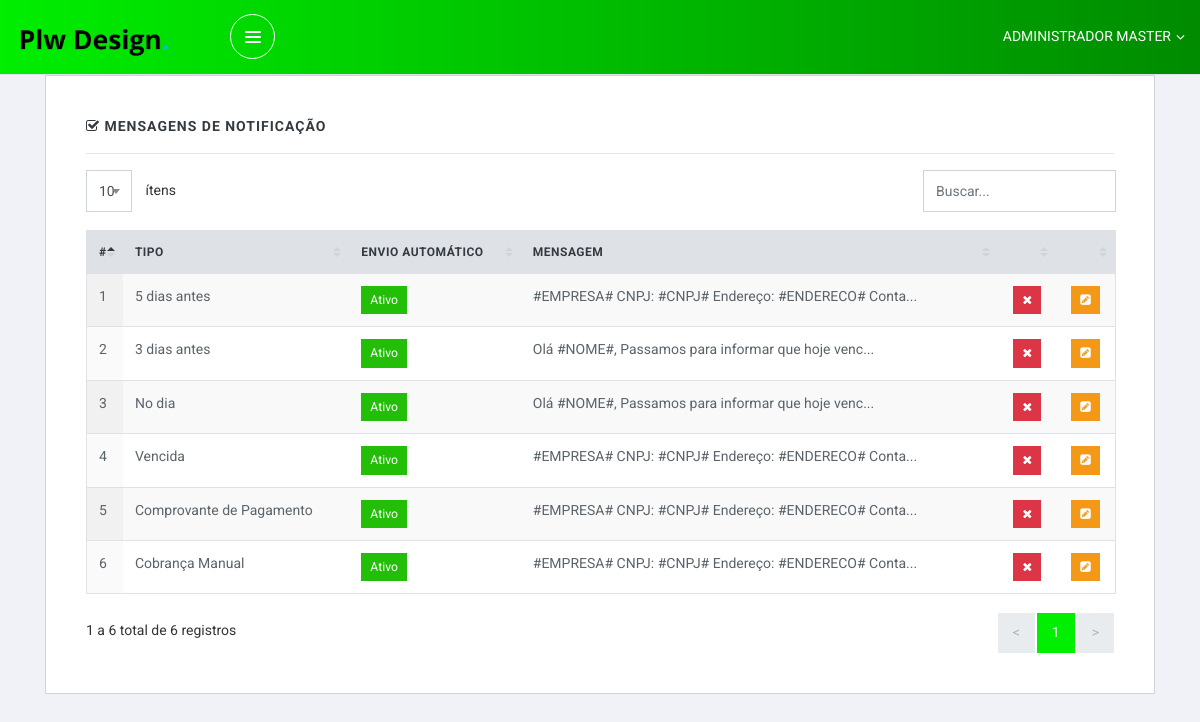
Page /master/mensagens.php (signed in) on the committed database.
### tables this page shows
CREATE TABLE `carteira` (
  `Id` int(11) NOT NULL,
  `idm` varchar(9) DEFAULT NULL,
  `valor` varchar(250) DEFAULT NULL,
  `entrada` timestamp NULL DEFAULT current_timestamp(),
  `vjurus` varchar(255) DEFAULT NULL,
  `login` varchar(15) DEFAULT NULL,
  `senha` varchar(60) DEFAULT NULL,
  `tipo` varchar(2) DEFAULT '1',
  `status` varchar(2) DEFAULT '1',
  `nome` varchar(120) DEFAULT NULL,
  `celular` varchar(255) DEFAULT NULL,
  `nascimento` varchar(15) DEFAULT NULL,
  `cpf` varchar(25) DEFAULT NULL,
  `email` varchar(120) DEFAULT NULL,
  `cep` varchar(25) DEFAULT NULL,
  `endereco` varchar(120) DEFAULT NULL,
  `numero` varchar(9) DEFAULT NULL,
  `bairro` varchar(60) DEFAULT NULL,
  `complemento` varchar(60) DEFAULT NULL,
  `cidade` varchar(30) DEFAULT NULL,
  `uf` varchar(5) DEFAULT NULL,
  `tokenmp` varchar(255) DEFAULT NULL,
  `tokenasaas` varchar(255) DEFAULT NULL,
  `nomecom` varchar(160) NOT NULL,
  `cnpj` varchar(30) NOT NULL,
  `enderecom` varchar(160) NOT NULL,
  `contato` varchar(15) NOT NULL,
  `msg` varchar(2) DEFAULT '1',
  `msgqr` varchar(2) DEFAULT '1',
  `msgpix` varchar(2) DEFAULT '1',
  `tokenapi` varchar(60) DEFAULT NULL,
  `pagamentos` varchar(2) DEFAULT '1',
  `assinatura` varchar(10) DEFAULT NULL
);

CREATE TABLE `mensagens` (
  `id` int(11) NOT NULL,
  `idu` varchar(5) DEFAULT NULL,
  `msg` text DEFAULT NULL,
  `tipo` varchar(2) DEFAULT NULL,
  `status` varchar(2) DEFAULT '1',
  `hora` varchar(5) DEFAULT '16:00'
);

### master/mensagens.php (the view, shortened to what this page needs)
<?php
require_once "topo.php";
?>
<div class="slim-mainpanel">
      <div class="container">
	  <div class="section-wrapper">
          <label class="section-title"><i class="fa fa-check-square-o" aria-hidden="true"></i> Mensagens de Notificação </label>
		  <hr>
          <div class="table-wrapper">
            <table id="datatable1" class="table display responsive nowrap" width="100%">
              <thead>
                <tr>
				  <th>#</th>
                  <th>Tipo</th>
                  <th>Envio Automático</th>
				  <th>Mensagem</th>
                  <th></th>
                  <th></th>
                </tr>
              </thead>
              <tbody>
			  <?php
			  $clientes	= $connect->query("SELECT * FROM mensagens WHERE idu = '".$cod_id."' ORDER BY tipo ASC");
			  while ($dadosclientes = $clientes->fetch(PDO::FETCH_OBJ)) {
			  if($dadosclientes->tipo == '1' ) { $tipomsg = "5 dias antes"; }
			  if($dadosclientes->tipo == '2' ) { $tipomsg = "3 dias antes"; }
			  if($dadosclientes->tipo == '3' ) { $tipomsg = "No dia"; }
			  if($dadosclientes->tipo == '4' ) { $tipomsg = "Vencida"; }
			  if($dadosclientes->tipo == '5' ) { $tipomsg = "Comprovante de Pagamento"; }
              if($dadosclientes->tipo == '6' ) { $tipomsg = "Cobrança Manual"; }
			  ?>
                <tr>
				  <td><?php print $dadosclientes->id;?></td>
                  <td><?php print $tipomsg;?></td>
                  <?php if($dadosclientes->status == '1' ) { ?>
                  <td><button class="btn btn-success btn-sm">Ativo</button></td>
                  <?php } else { ?>
                  <td><button class="btn btn-danger btn-sm">Desativado</button></td>
                  <?php } ?>
				  <td><?php print substr($dadosclientes->msg, 0, 50);?>...</td>
				  <?php if($dadosclientes->status == '1' ) { ?>
				  <td align="center">
				  <form action="classes/mensagens_exe.php" method="post">
	              <button type="submit" class="btn btn-danger btn-sm" data-toggle="tooltip" data-placement="top" title="Desativar Mensagem"><i class="icon fa fa-times"></i></button>
	              </form>
				  </td>
				  <?php } ?>
				  <td align="center">
				  <form action="edit_mensagens" method="post">
	              <button type="submit" class="btn btn-warning btn-sm" data-toggle="tooltip" data-placement="top" title="Editar Mensagem"><i class="icon fa fa-pencil-square"></i></button>
	              </form>
				  </td>
                </tr>
               <?php } ?>
              </tbody>
            </table>
          </div>
        </div>
      </div>
    </div>
  </body>
</html>

### master/topo.php (shortened to what this page needs)
<?php
$cod_id = $_SESSION['cod_id'];
require_once __DIR__ . '/../db/Conexao.php';
$pegadadosgerais = $connect->query("SELECT * FROM carteira WHERE Id = '$cod_id'");
$dadosgerais = $pegadadosgerais->fetch(PDO::FETCH_OBJ);
?>
<!DOCTYPE html>
<html lang="pt-br">
<head>
  <link href="../lib/font-awesome/css/font-awesome.css" rel="stylesheet">
  <link href="../lib/Ionicons/css/ionicons.css" rel="stylesheet">
  <link href="../lib/datatables/css/jquery.dataTables.css" rel="stylesheet">
  <link href="../lib/select2/css/select2.min.css" rel="stylesheet">
  <link href="../styles/planos.css" rel="stylesheet">
  <link href="../styles/msg-assinatura.css" rel="stylesheet">
  <link rel="stylesheet" href="../css/slim.css">
</head>
<body>
  <div class="slim-header with-sidebar" style="background-image: linear-gradient(to right, #00EE00 0%, #008B00 100%);">
    <div class="container-fluid">
      <div class="slim-header-left">
        <a class="slim-logo" href="/.">
          <img src="img/logo.png" alt="Logo Financeiro">
        </a>
        <a href="javascript: void(0);" id="slimSidebarMenu" class="slim-sidebar-menu"><span></span></a>
      </div>
      <div class="slim-header-right">
        <div class="dropdown dropdown-c">
          <a href="./" class="logged-user" data-toggle="dropdown" style="color:#FFFFFF">
            <span><?php print $dadosgerais->nome;?></span>
            <i class="fa fa-angle-down"></i>
          </a>
        </div>
      </div>
    </div>
  </div>

### rows in the picture
carteira: nome "ADMINISTRADOR MASTER"
mensagens: id "1", tipo "5 dias antes", status "Ativo", msg "#EMPRESA# CNPJ: #CNPJ# Endereço: #ENDERECO# Conta"
mensagens: id "2", tipo "3 dias antes", status "Ativo", msg "Olá #NOME#, Passamos para informar que hoje venc"
mensagens: id "3", tipo "No dia", status "Ativo", msg "Olá #NOME#, Passamos para informar que hoje venc"
mensagens: id "4", tipo "Vencida", status "Ativo", msg "#EMPRESA# CNPJ: #CNPJ# Endereço: #ENDERECO# Conta"
mensagens: id "5", tipo "Comprovante de Pagamento", status "Ativo", msg "#EMPRESA# CNPJ: #CNPJ# Endereço: #ENDERECO# Conta"
mensagens: id "6", tipo "Cobrança Manual", status "Ativo", msg "#EMPRESA# CNPJ: #CNPJ# Endereço: #ENDERECO# Conta"
